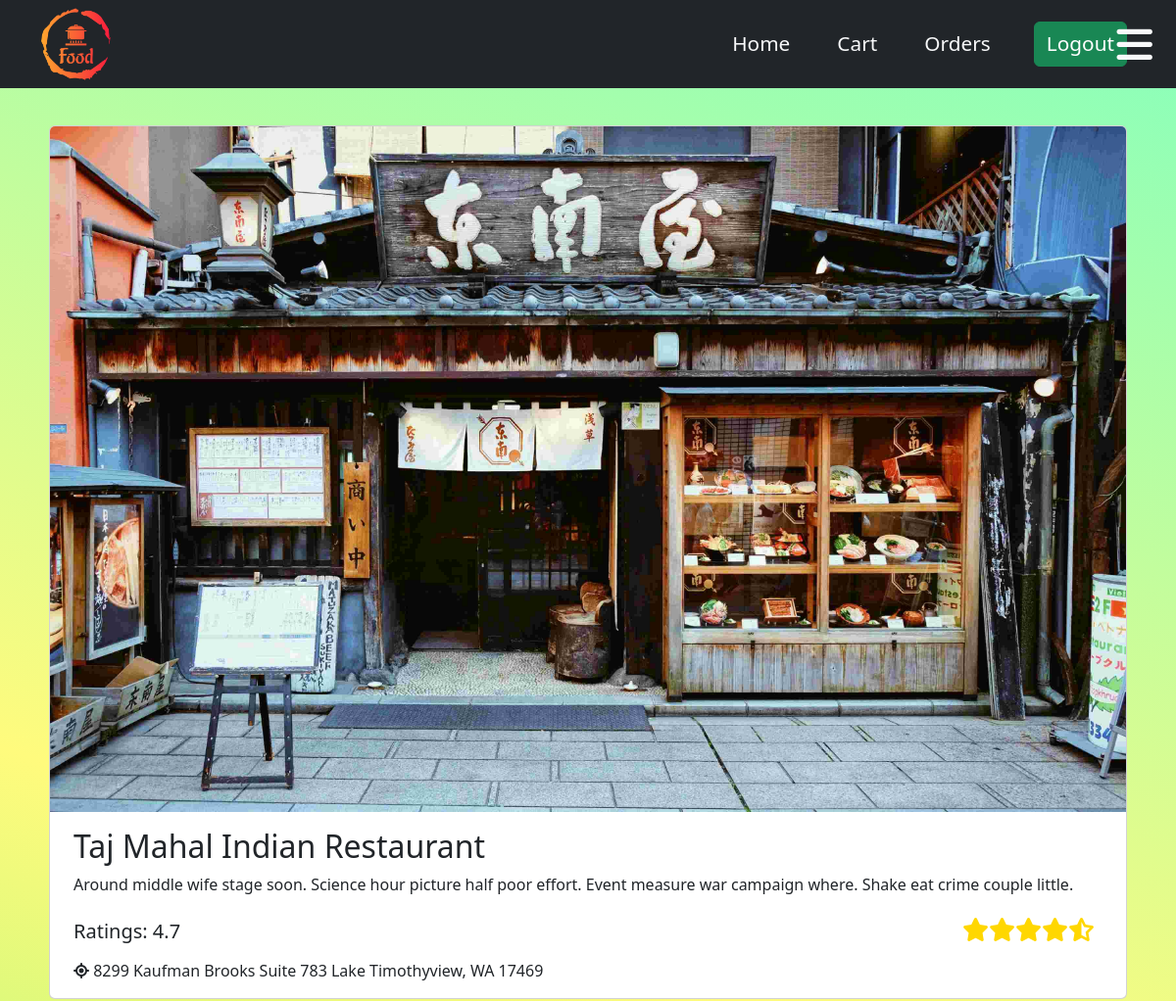
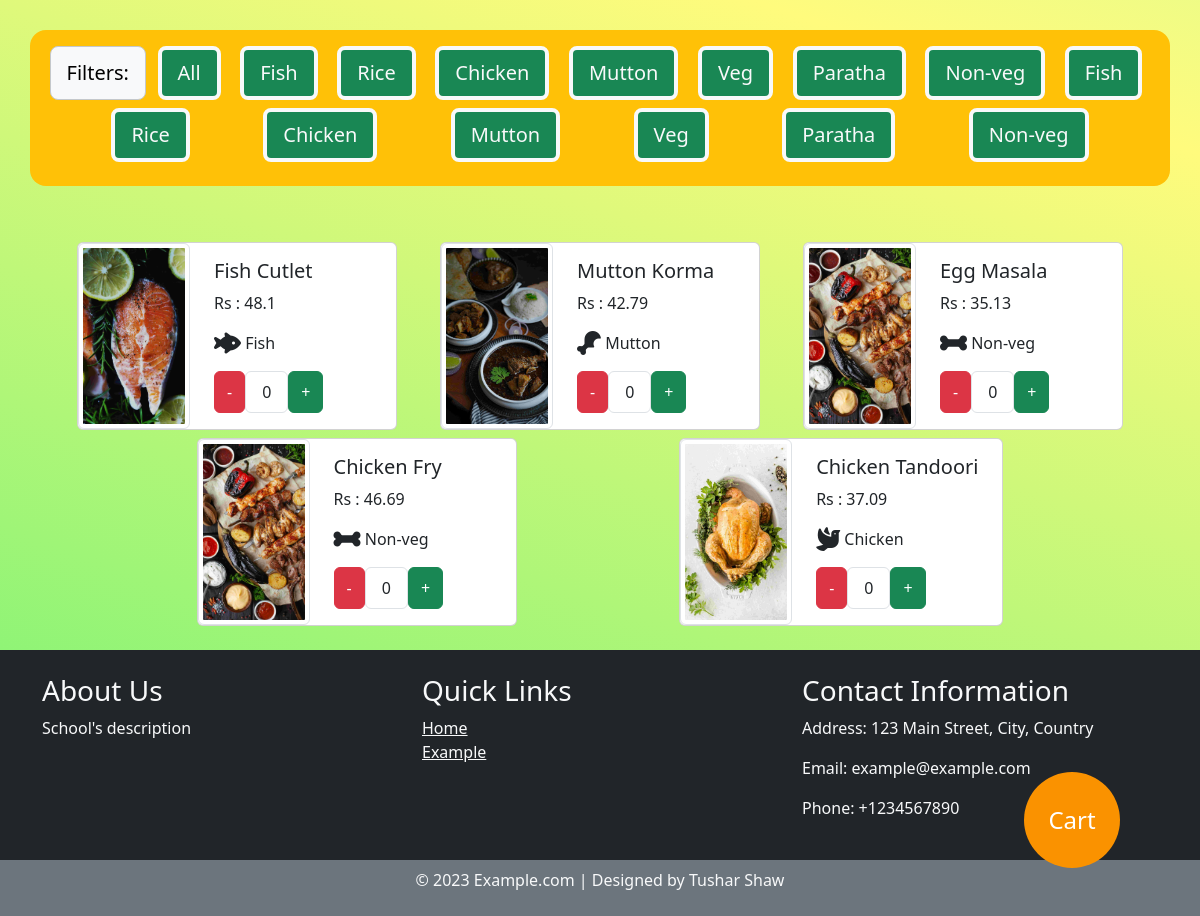
The app's page /restaurant/35 (signed in) with its own data (2 pictures, top to bottom).
### Menu/models.py (models this page shows, shortened)
class Restaurant(models.Model):
    name=models.CharField( max_length=50)
    address=models.CharField(max_length=150)
    description=models.CharField(max_length=200,null=True,blank=True)
    rating=models.FloatField()
    image=models.ImageField(upload_to='restaurant_images')

class Category(models.Model):
    catagory=models.CharField(max_length=50)
    def __str__(self):
        return self.catagory

class Food(models.Model):
    restaurant=models.ForeignKey(Restaurant,related_name='restaurant_name',on_delete=models.CASCADE)
    name=models.CharField(max_length=50)
    catagory=models.ForeignKey(Category,related_name='category',on_delete=models.CASCADE)
    cost=models.FloatField()
    image=models.ImageField(upload_to='food_images')

### Menu/views.py (the view)
# urls.py: path('restaurant/<id>',Menu,name='home'),
@login_required(login_url="/login/")
def Menu(request,id):
    user = request.user
    try:
        cart_items = CartItem.objects.filter(cart__user=user,quantity__gt=0)
        cart = Cart.objects.get(user=request.user)
        cart.cart_total()
    except Cart.DoesNotExist:
        new_cart = Cart.objects.create(user=request.user)
        orderInfo = OrderInfo.objects.create(customer=request.user)
        orderInfo2 = OrderInfo.objects.create(customer=request.user)
        new_cart.save()
        orderInfo2.save()
        orderInfo.save()
    foods=Food.objects.filter(restaurant__id=id)
    restaurant=Restaurant.objects.filter(id=id)#only for the restaurant card
    restaurant=restaurant[0]#only for the restaurant card
    category=Category.objects.all().distinct()
    cart_items = {}
    user = request.user
    if user.is_authenticated:
        cart_items_query = CartItem.objects.filter(cart__user=user)
        for item in cart_items_query:
            cart_items[item.food_id] = item.quantity
    if request.method=='POST':
        category_name = request.POST.get('category_id')
        foods=Food.objects.filter(restaurant__id=id,catagory__catagory__icontains=category_name)
    foods={'foods':foods,'restaurant':restaurant,'cart_items':cart_items,'category':category}
    return render(request,'menu.html',foods,)

### Menu/models.py (called while the page is built)
    def cart_total(self):
        total = round(sum(item.cart_item_total() for item in self.cart_items.all()),2)
        if self.total != total:  # Check if the total has changed
            self.total = total
            self.save()  # Save the Cart instance only if the total has changed
        return total

    def cart_item_total(self):
        return self.food.cost * self.quantity

### Menu/templatetags/custom_filters.py (called while the page is built)
@register.filter
def get_item(dictionary, key):
    return dictionary.get(key)

### Menu/templates/menu.html (shortened to what this page needs)
{% extends "base.html" %} {% block start %} {% csrf_token %}
{% load custom_filters %}
<div class="container d-flex flex-wrap mt">
  <div class="card mb-2 mx-2">
    <img src="{{restaurant.image.url}}" class="card-img-top" alt="..." />
    <div class="card-body mx-2">
      <h5 class="card-title mb-2 fs-2">{{restaurant.name}}</h5>
      <p class="card-text">{{restaurant.description}}</p>
      <div class="d-flex justify-content-between align-items-center">
        <p class="text-dark mb-0 fs-5">Ratings: {{ restaurant.rating }}</p>
        <span
          class="star-rating me-2 mb-1"
          id="stars_{{ restaurant.id }}"
        ></span>
      </div>
      <div class='mt-2'>
        <i class="fa-solid fa-location-crosshairs"></i> {{restaurant.address}}
      </div>
      </div>
    </div>
  </div>
<div class="container rounded-4 p-3 bg-warning d-flex flex-wrap justify-content-evenly mt-4">
  <button class="btn btn-lg border border-secondary-subtle btn-light mb-2">Filters:</button>
  <form method="post">
      <button class="btn btn-success btn-lg border border-light border-4 text-light mx-2 mb-2" type="submit">
          All
      </button>
  </form>
  {% for c in category %}
  <form method="post">
      <button class="btn btn-success btn-lg border border-light border-4 text-light mx-2 mb-2" type="submit">
          {{ c }}
      </button>
  </form>
  {% endfor %}
</div>
  <div class="container d-flex mt-5 flex-wrap ">
        {% for food in foods %}
        <div class="card cards mt-2 mx-2">
          <img
            src="{{ food.image.url }}"
            alt="Food image"
            class="img-thumbnail"/>
        <div class="card-body mx-2">
          <h5 class="card-title">{{ food.name }}</h5>
          <p class="card-text">Rs : {{ food.cost }}</p>
          <p id='catagory{{food.id}}' class="card-text">{{ food.catagory }}</p>
          <div class="d-flex">
            <button class="btn btn-danger decrement-btn" data-food-id="{{ food.id }}">-</button>
            <ul class="list-group list-group-horizontal">
              <li class="list-group-item item{{ food.id }}">
                {{ cart_items|get_item:food.id|default:"0" }}
              </li>
            </ul>
            <button class="btn btn-success increment-btn" data-food-id="{{ food.id }}">+</button>
          </div>
        </div>
      </div>
      {% endfor %}
      <button class="cart-button fs-4"><a href='/cart/' class='white'>Cart</a> </button>
  </div>
{% endblock %}

### static/css/style.css (style rules this page uses)
body { background-color: #85ffbd; background-image: linear-gradient( 199deg, #85ffbd 0%, #fffb7d 50%, #6ff274 100% ); min-height: 100vh; margin-top: 7rem; }
.cards { flex-direction: row; min-width: 20rem; }
.img-thumbnail { aspect-ratio: 9 / 12; max-width: 7rem; object-fit: cover; }
.container { justify-content: space-evenly; }
.star-rating { color: gold; font-size: 24px; }
.mt { margin-top: 8rem; }
.cart-button { position: fixed; bottom: 3rem; right: 5rem; display: inline-block; width: 6rem; height: 6rem; border-radius: 50%; background-color: #fa9200; text-decoration: none; color: #fff; border: none; cursor: pointer; }
.white { color: white; text-decoration: unset; }

### records on screen
Restaurant: image (picture), name "Taj Mahal Indian Restaurant", description "Around middle wife stage soon. Science hour picture half poor effort. Event measure war campaign where. Shake eat crime couple little.", rating "4.7", address "8299 Kaufman Brooks Suite 783 Lake Timothyview, WA 17469"
Category: catagory "Fish"
Category: catagory "Rice"
Category: catagory "Chicken"
Category: catagory "Mutton"
Category: catagory "Veg"
Category: catagory "Paratha"
Category: catagory "Non-veg"
Category: catagory "Fish"
Category: catagory "Rice"
Category: catagory "Chicken"
Category: catagory "Mutton"
Category: catagory "Veg"
Category: catagory "Paratha"
Category: catagory "Non-veg"
Food: shows a picture, name "Fish Cutlet", cost "48.1", id "0"
Food: shows a picture, name "Mutton Korma", cost "42.79", id "0"
Food: name "Egg Masala", cost "35.13", id "0"
Food: name "Chicken Fry", cost "46.69", id "0"
Food: shows a picture, name "Chicken Tandoori", cost "37.09", id "0"
